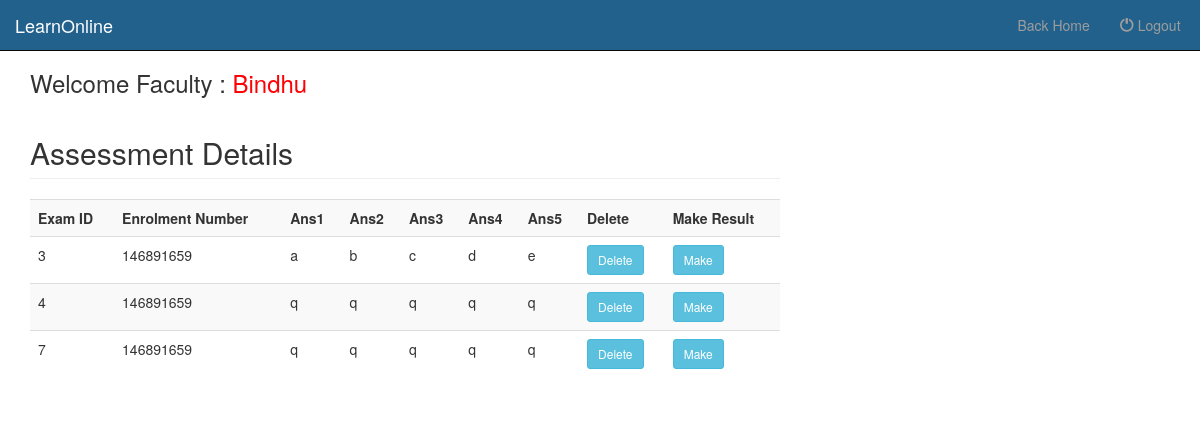
The page /examDetails.php (signed in) on the database its author committed.
### tables this page shows
CREATE TABLE `examans` (
  `EAnsID` int(50) NOT NULL,
  `ExamID` int(10) NOT NULL,
  `Senrl` varchar(50) NOT NULL,
  `Sname` varchar(50) NOT NULL,
  `Ans1` mediumtext NOT NULL,
  `Ans2` mediumtext NOT NULL,
  `Ans3` mediumtext NOT NULL,
  `Ans4` mediumtext NOT NULL,
  `Ans5` mediumtext NOT NULL
);

### examDetails.php (the view, shortened to what this page needs)
<?php
$fname = $_SESSION[ "fname" ];
?>
<?php include('fhead.php');  ?>
<div class="container">
	<div class="row">
		<div class="col-md-8">
			<h3> Welcome Faculty : <a href="welcomefaculty.php" ><span style="color:#FF0004"> <?php echo $fname; ?></span></a> </h3>
			<?php
				include('database.php');
				$sql="SELECT * FROM examans";
				$rs=mysqli_query($connect,$sql);
				echo "<h2 class='page-header'>Assessment Details</h2>";
				echo "<table class='table table-striped' style='width:100%'>
				<tr>
					<th>Exam ID</th>
					<th>Enrolment Number</th>
					<th>Ans1</th>
					<th>Ans2</th>
					<th>Ans3</th>
					<th>Ans4</th>
					<th>Ans5</th>
					<th>Delete</th>
					<th>Make Result</th>
				</tr>";
				while($row=mysqli_fetch_array($rs))
				{
				?>
			<tr>
				<td>
					<?PHP echo $row['ExamID'];?>
				</td>
				<td>
					<?PHP echo $row['Senrl'];?>
				</td>
				<td>
					<?PHP echo $row['Ans1'];?>
				</td>
				<td>
					<?PHP echo $row['Ans2'];?>
				</td>
				<td>
					<?PHP echo $row['Ans3'];?>
				</td>
				<td>
					<?PHP echo $row['Ans4'];?>
				</td>
				<td>
					<?PHP echo $row['Ans5'];?>
				</td>
				<td><a href="examDetails.php?deleteid=<?php echo $row['ExamID']; ?>"> <input type="button" Value="Delete"  class="btn btn-info btn-sm"  data-toggle="modal" data-target="#myModal"></a>
				</td>
				<td><a href="makeresult.php?makeid=<?php echo $row['ExamID']; ?>"> <input type="button" Value="Make"  class="btn btn-info btn-sm"  data-toggle="modal" data-target="#myModal"></a>
				</td>
			</tr>
			<?php
			}
			?>
			</table>
		</div>
	</div>

### css/modern-business.css (style rules this page uses)
html, body { height: 100%; }
body { padding-top: 50px; }

### rows shown on the page
examans: ExamID "3", Senrl "146891659", Ans1 "a", Ans2 "b", Ans3 "c", Ans4 "d", Ans5 "e"
examans: ExamID "4", Senrl "146891659", Ans1 "q", Ans2 "q", Ans3 "q", Ans4 "q", Ans5 "q"
examans: ExamID "7", Senrl "146891659", Ans1 "q", Ans2 "q", Ans3 "q", Ans4 "q", Ans5 "q"

### other values the page prints
$fname "Bindhu"
